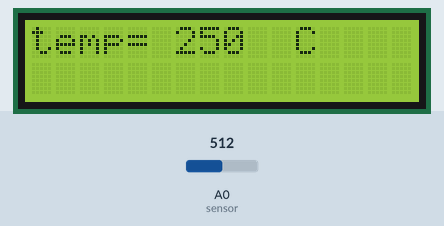
Recording of a sketch running on a simulated Arduino Uno, built with avr-gcc and run on an emulated ATmega328P. Shown: 16×2 character LCD. The inputs (shaded band) are chosen by the test bench; at power-on: A0 (sensor) = 512.

Above: at 1.2 s.
1.3 s: A0 (sensor) set to 213
At 2.8 s:
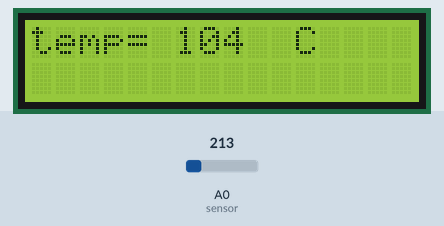
3.5 s: A0 (sensor) set to 191
At 4.5 s:
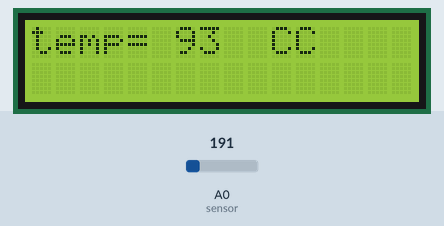
5.5 s: A0 (sensor) set to 23
At 7.2 s:
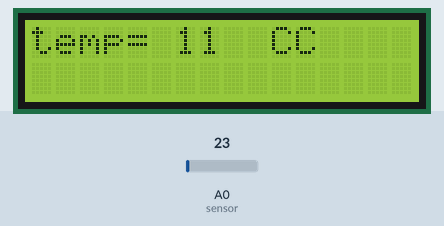
7.5 s: A0 (sensor) set to 18
At 9.1 s:
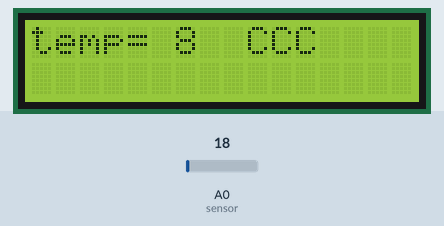
Timing chart, 0 to 10.5 s (numbered marks = the images above; inputs shaded):
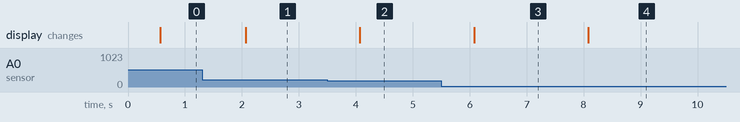

Measured:
- the behaviour switches between 205 and 204 on A0 (sensor) (found by bisection; images 1 and 2)
- the behaviour switches between 21 and 20 on A0 (sensor) (found by bisection; images 3 and 4)
- after the input at 1.3 s, the display: changes after 0.77 s (image 1)
- after the input at 3.5 s, the display: changes after 0.57 s (image 2)
- after the input at 5.5 s, the display: changes after 0.58 s (image 3)
- after the input at 7.5 s, the display: changes after 0.58 s (image 4)

The sketch:

meansure_theTemperature_using_lm35.ino
```cpp
#include <LiquidCrystal.h>
#define sensor A0
int value=0;
 float volt=0;
 int temp=0;
LiquidCrystal lcd(12,11,5,4,3,2);


void setup() {
  lcd.begin(16, 2);
  lcd.print("temp=  ");
}
void loop() {
  value=analogRead(sensor);
  volt=(5.0/1023.0)* value;
  temp=volt/0.01; //temp=(volt/10mv)
  delay(500);
  lcd.setCursor(6,0);
  lcd.print(temp);
  lcd.print("  C");


}
```
